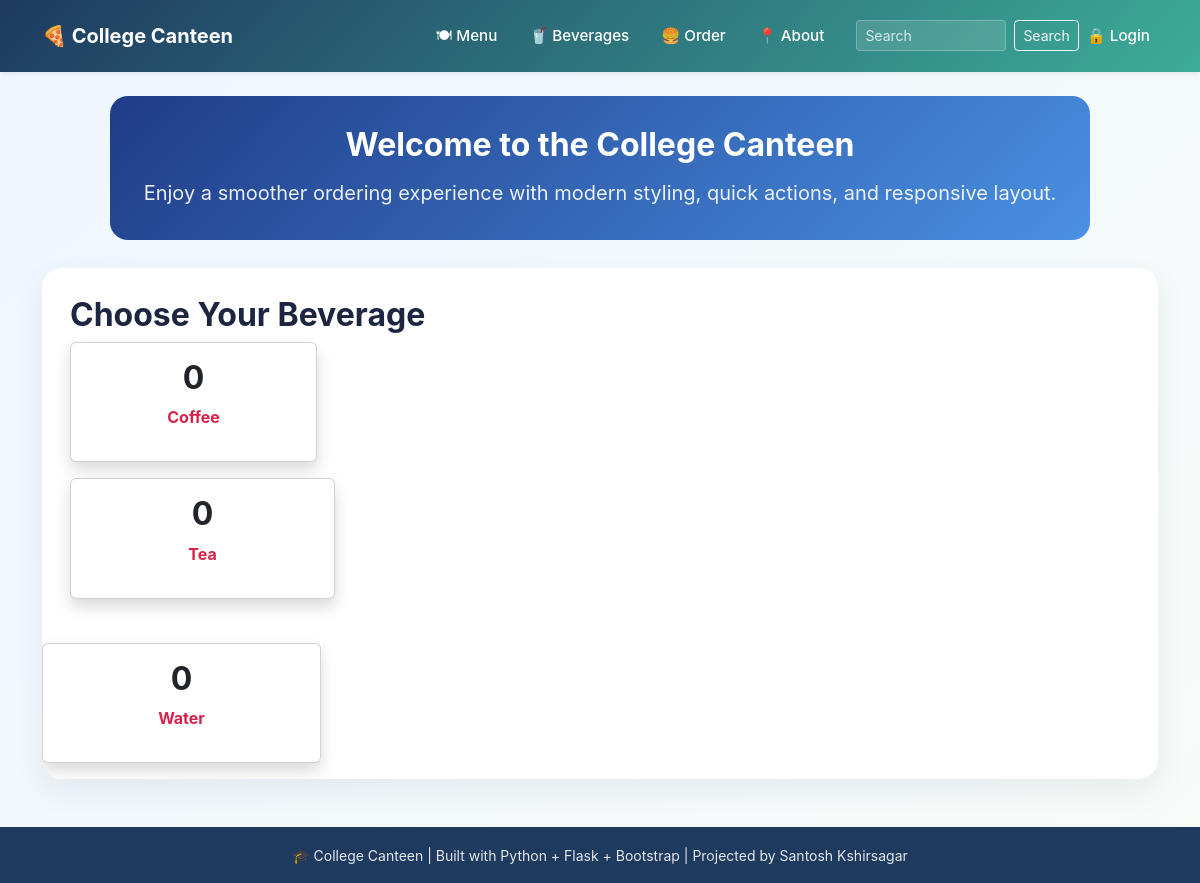
Page /beverages on the committed database.
### tables this page shows
CREATE TABLE beverages(
                 id INTEGER PRIMARY KEY AUTOINCREMENT,
                 name TEXT NOT NULL UNIQUE);

### app.py (the view)
@app.route('/beverages')
def beverages():
    conn = get_db_menus()
    rows = conn.execute('''SELECT beverages.name AS beverage_name, COUNT(menus.id) AS beverage_count
                         FROM beverages
                         LEFT JOIN menus ON beverages.name = menus.name
                         GROUP BY beverages.name
                         ORDER BY beverages.name ''').fetchall()
    conn.close()
    return render_template("beverages.html", rows=rows)

### database.py (called while the page is built)
def get_db():
    conn = sqlite3.connect(DB_PATH)
    conn.row_factory = sqlite3.Row
    return conn

### templates/beverages.html (shortened to what this page needs)
{% extends "base.html" %}
{% block content %}
<h2 class="fw-bold" mb-4>Choose Your Beverage</h2>
    <div class="row">
        {% for row in rows %}
        <div class="col-md-3 mb-3">
            <div class="card shadow text-center p-3 card-hover">
                <h2 class="fw-bold" >{{ row['beverage_count'] }}</h2>
                <p class="fw-bold" style="color:rgba(212, 8, 53, 0.897)">{{ row['beverage_name'] }}</p>
            </div>
        </div>
    </div>
    {% endfor %}
{% endblock %}

### templates/base.html (style rules this page uses)
:root { --brand: #1e3a5f; --brand-dark: #162d4a; --accent: #3dac99; --surface: #f7fbff; --surface-strong: #ffffff; }
html, body { min-height: 100%; }
body { margin: 0; background: linear-gradient(135deg, #eef6ff 0%, #f8fbf8 100%); color: #1d2540; font-family: Inter, system-ui, -apple-system, BlinkMacSystemFont, "Segoe UI", sans-serif; display: flex; flex-direction: column; }
.card-hover { transition: transform 0.25s ease, box-shadow 0.25s ease, border-color 0.25s ease; }

### rows in the picture
beverages: beverage_count "0", beverage_name "Coffee"
beverages: beverage_count "0", beverage_name "Tea"
beverages: beverage_count "0", beverage_name "Water"
